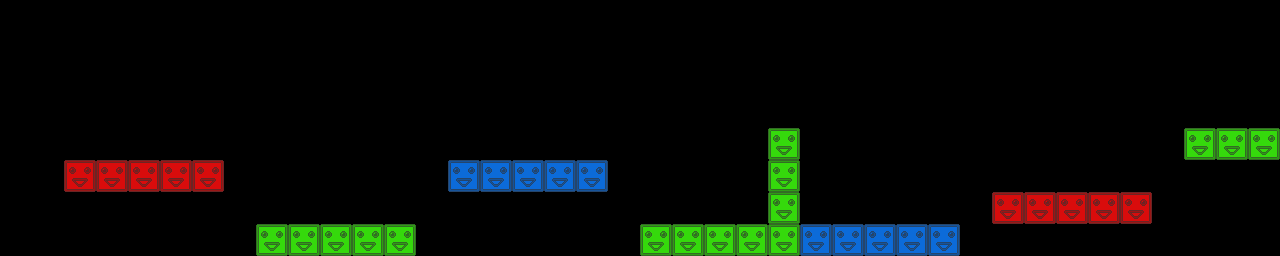

The image is a tile-based game level rendered from a .tmx file. Its description and source (layers, tilesets, objects; grid data summarised) follow:
An orthogonal 40x8 tile map with 32x32 px tiles, 3 tile layers (red, green, blue) and 9 objects.

<map version="1.0" orientation="orthogonal" renderorder="right-down" width="40" height="8" tilewidth="32" tileheight="32">
 <tileset firstgid="1" name="blocks" tilewidth="32" tileheight="32">
  <image source="blocks.png" width="96" height="32" />
 </tileset>
 <layer name="red" width="40" height="8">
  <data>[320 cells, 10 non-empty, 1 distinct tile ids]</data>
 </layer>
 <layer name="green" width="40" height="8">
  <data>[320 cells, 16 non-empty, 1 distinct tile ids]</data>
 </layer>
 <layer name="blue" width="40" height="8">
  <data>[320 cells, 10 non-empty, 1 distinct tile ids]</data>
 </layer>
 <objectgroup name="crystals">
  <object x="169" y="113">
   <ellipse />
  </object>
  <object x="321" y="206">
   <ellipse />
  </object>
  <object x="576" y="131">
   <ellipse />
  </object>
  <object x="916" y="175">
   <ellipse />
  </object>
  <object x="1106" y="168">
   <ellipse />
  </object>
  <object x="1251" y="114">
   <ellipse />
  </object>
 </objectgroup>
 <objectgroup name="spikes">
  <object x="269" y="146">
   <ellipse />
  </object>
  <object x="689" y="158">
   <ellipse />
  </object>
  <object x="979" y="126">
   <ellipse />
  </object>
 </objectgroup>
</map>
